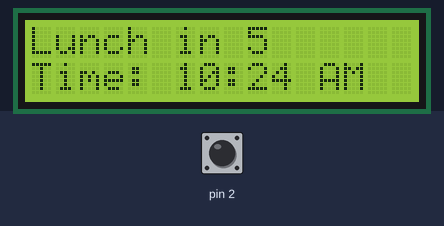
Bench run of a sketch on a simulated Arduino Uno, built with avr-gcc and run on an emulated ATmega328P. Parts: 16×2 character LCD. The test bench sets the inputs (shaded band); at power-on: pin 2 HIGH. The local clock reads 2024-03-15 10:24:30 at power-on unless the sketch sets it.

Above: at 0.2 s.
At 35.8 s:
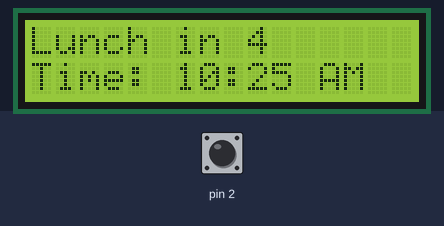
At 92.3 s:
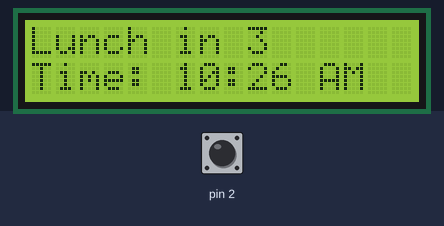

The sketch:

WWCBO2.ino
```cpp
/*
  _       ____  _________   __   _       ________    __       ________    ___   __________    ____  ______   ____ _    ____________
  | |     / / / / / ____/ | / /  | |     / /  _/ /   / /      / ____/ /   /   | / ___/ ___/   / __ )/ ____/  / __ \ |  / / ____/ __ \
  | | /| / / /_/ / __/ /  |/ /   | | /| / // // /   / /      / /   / /   / /| | \__ \\__ \   / __  / __/    / / / / | / / __/ / /_/ /
  | |/ |/ / __  / /___/ /|  /    | |/ |/ // // /___/ /___   / /___/ /___/ ___ |___/ /__/ /  / /_/ / /___   / /_/ /| |/ / /___/ _, _/
  |__/|__/_/ /_/_____/_/ |_/     |__/|__/___/_____/_____/   \____/_____/_/  |_/____/____/  /_____/_____/   \____/ |___/_____/_/ |_|


  A project by Ian Flanagan

  Ideas from Trevor, Shane, Joe, and some middle schoolers

*/


#include <LiquidCrystal.h>
#include <Wire.h>
#include "RTClib.h"
#include "LowPower.h"
#include <avr/pgmspace.h>
#include "Classes.h"

int BL = 9;
int WK = 2;
int RS = 7;
int E = 6;
int D4 = 13;
int D5 = 12;
int D6 = 11;
int D7 = 10;

LiquidCrystal lcd(RS, E, D4, D5, D6, D7);
RTC_DS1307 rtc;
char buffer[16];
DateTime now;

volatile bool screen  = true;
int loops = 0;
volatile int sleepSecs = 8;
volatile int test = 0; //Used for debouncing button
bool prevLightStatus = true;

void setup() {
  pinMode(BL, INPUT_PULLUP);
  lcd.begin(16, 2);
  lcd.clear();
  lcd.print("Error: ");
  lcd.setCursor(0, 1);

  if (!rtc.begin()) {
    lcd.print("No RTC");
    delay(5000);
    lcd.clear();
  }

  if (!rtc.isrunning()) {
    rtc.adjust(DateTime(F(__DATE__), F(__TIME__)));
    lcd.print("Time unset");
    delay(5000);
    lcd.clear();
  }
  lcd.print("ya done broke it");
  //rtc.adjust(DateTime(F(__DATE__), F(__TIME__)));
  //rtc.adjust(DateTime(2017, 10, 1, 18, 12, 0));
  pinMode(2, INPUT_PULLUP);
  attachInterrupt(digitalPinToInterrupt(2), wake, RISING);
}

void loop() {
  if (loops <= 2) {
    //noInterrupts();
    screen = true;
    sleepSecs = 1;
  } else {
    interrupts();
  }
  now = rtc.now();
  if (screen) {
    pinMode(BL, INPUT_PULLUP);
  } else {
    pinMode(BL, INPUT);
  }


  lcd.begin(16, 2);
  lcd.clear();
  displayEvent(0);
  displayTime(1);

  loops++;

  if (sleepSecs == 1) {
    sleepSecs = 8;
    LowPower.powerDown(SLEEP_1S, ADC_OFF, BOD_OFF);
  } else {
    sleepSecs = 8;
    LowPower.powerDown(SLEEP_8S, ADC_OFF, BOD_OFF);
  }
}

String getNextEvent() {
  if (now.dayOfTheWeek() >= 6 || now.dayOfTheWeek() == 0) {
    return "No School!";
    screen = false;
  }

  for (int i; i < 13; i++) {
    strcpy_P(buffer, (char*)pgm_read_word(&(classTimes[i])));
    if (now.dayOfTheWeek() == 3) {
      strcpy_P(buffer, (char*)pgm_read_word(&(classTimesW[i]))); // Wednesday
    }
    int nMins1 = 60 * getHour();
    int nMins = nMins1 + now.minute();
    String b = String(buffer);

    int eMinsH = b.substring(0, b.indexOf(':')).toInt() * 60;
    String eMinsM1 = b.substring(1);
    //eMinsM1.remove(3); // Trims last character
    eMinsM1 = eMinsM1.substring(0, eMinsM1.length() - 1);
    int eMinsM = 0;
    if (eMinsM1.startsWith(":")) {
      eMinsM = eMinsM1.substring(1).toInt();
    } else {
      eMinsM = eMinsM1.substring(2).toInt();
    }
    int eMins = eMinsH + eMinsM;
    int t = eMins - nMins;

    if (t > 0) {

      if (t == 1) {
        sleepSecs = 1;
        int sec = now.second();
        if (sec >= 57) {
          screen = prevLightStatus;
        } else {
          screen = !screen;
        }
        return String(60 - sec) + " seconds";
      }
      prevLightStatus = screen;
      if (b.endsWith("s")) {
        return "Class in " + String(t);
      } else if (b.endsWith("e")) {
        return "Class ends in " + String(t);
      } else if (b.endsWith("l")) {
        return "Lunch in " + String(t);
      } else if (b.endsWith("o")) {
        return "School out in " + String(t);
      } else {
        return "ERR";
      }
    }

  }
  return "School over";
}

int getHour() {
  return now.hour();
}

void wake() {
  int sec = now.second();
  if (sec != test) {
    screen = !screen;
  }
  test = sec;

  //wakeMillis = millis();
}

void displayTime(int row) {
  lcd.setCursor(0, row);
  lcd.print("Time: ");

  int hour = getHour();
  String ampm = "AM";

  if (hour > 12) {
    hour = hour - 12;
    ampm = "PM";
  }
  if (hour == 12) {
    ampm = "PM";
  }
  if (hour == 0) {
    hour = 12;
    ampm = "AM";
  }
  lcd.print(hour);
  lcd.print(":");

  String minute = String(now.minute());
  if (minute.length() == 1) {
    minute = "0" + minute;
  }
  lcd.print(minute);
  lcd.print(" ");
  lcd.print(ampm);

}
void displayEvent(int row) {
  lcd.setCursor(0, row);
  lcd.clear();
  //lcd.print("hello there");
  String event = getNextEvent();
  lcd.print(event);
}
```

Classes.h
```cpp
/*
  __  __ _    _  _____    _____      _              _       _
 |  \/  | |  | |/ ____|  / ____|    | |            | |     | |
 | \  / | |__| | (___   | (___   ___| |__   ___  __| |_   _| | ___
 | |\/| |  __  |\___ \   \___ \ / __| '_ \ / _ \/ _` | | | | |/ _ \
 | |  | | |  | |____) |  ____) | (__| | | |  __/ (_| | |_| | |  __/
 |_|  |_|_|  |_|_____/  |_____/ \___|_| |_|\___|\__,_|\__,_|_|\___|


 MHS Schedule
*/
const char string0[] PROGMEM = "7:16s";
const char string1[] PROGMEM = "8:12e";
const char string2[] PROGMEM = "8:18s";
const char string3[] PROGMEM = "9:21e";
const char string4[] PROGMEM = "9:27s";
const char string5[] PROGMEM = "10:23e";
const char string6[] PROGMEM = "10:29l";
const char string7[] PROGMEM = "10:59s";
const char string8[] PROGMEM = "11:55e";
const char string9[] PROGMEM = "12:01s";
const char string10[] PROGMEM = "12:57e";
const char string11[] PROGMEM = "13:03s";
const char string12[] PROGMEM = "14:00o";

const char string2_0[] PROGMEM = "7:16s";
const char string2_1[] PROGMEM = "8:03e";
const char string2_2[] PROGMEM = "8:09s";
const char string2_3[] PROGMEM = "9:03e";
const char string2_4[] PROGMEM = "9:48e";
const char string2_5[] PROGMEM = "9:54s";
const char string2_6[] PROGMEM = "10:41e";
const char string2_7[] PROGMEM = "10:47l";
const char string2_8[] PROGMEM = "12:13e";
const char string2_9[] PROGMEM = "12:19s";
const char string2_10[] PROGMEM = "13:06e";
const char string2_11[] PROGMEM = "13:12s";
const char string2_12[] PROGMEM = "14:00o";

const char* const classTimes[] PROGMEM = {string0, string1, string2, string3, string4, string5, string6, string7, string8, string9, string10, string11, string12};

const char* const classTimesW[] PROGMEM = {string2_0, string2_1, string2_2, string2_3, string2_4, string2_5, string2_6, string2_7, string2_8, string2_9, string2_10, string2_11, string2_12};
```

Measured:
- what the display in image 0 shows lasts 35.6 s, from 0.1 s to 35.7 s
- what the display in image 1 shows lasts 56.6 s, from 35.7 s to 92.3 s
